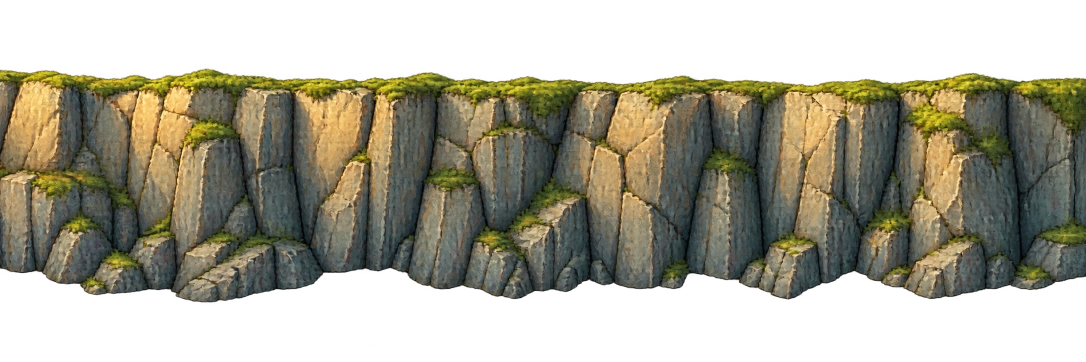
#> input picture art/production/source/terrain-cliff-side-v1.webp, 2172 x 724 px (shown at 1/2 size); its folder holds 6 pictures in this run
$ python prepare-cliff-side-and-rest.py
#> lines starting #> are read from the running program, lines starting #| are printed output that depends on the picture
#!/usr/bin/env python3
"""Export side-facing cliff kit and the gate's fixed receiving fork."""
import json
from pathlib import Path
from PIL import Image

ROOT=Path(__file__).resolve().parent.parent
SRC=ROOT/'art/production/source'
TERRAIN=ROOT/'assets/terrain'

def load(name):return Image.open(SRC/name).convert('RGBA')
#> called with name = 'terrain-cliff-side-v1.webp'
#> returned value is the input picture: PIL image 2172x724 RGBA; mean R, G, B, A 63.4, 60.2, 43.4, 144.6

def clean(image,red=False):
    p=image.load()
    for y in range(image.height):
        for x in range(image.width):
            r,g,b,a=p[x,y]
            if a<=22 or (red and r>130 and r>g*1.7 and r>b*1.45):p[x,y]=(0,0,0,0)
            elif a>=224:p[x,y]=(r,g,b,255)
    return image

raw=load('terrain-cliff-side-v1.webp')
sample=raw.crop((574,132,1598,610))
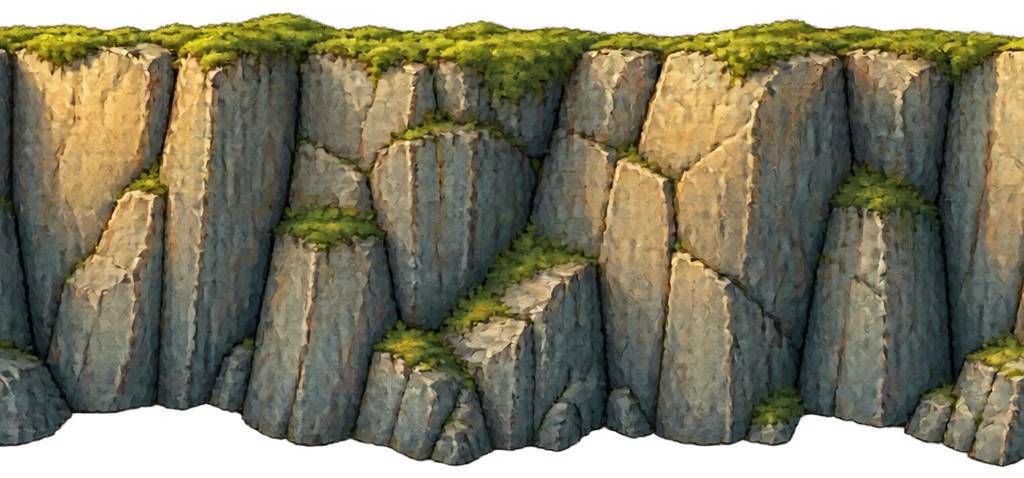
#> sample: PIL image 1024x478 RGBA; mean R, G, B, A 92.4, 88.3, 65.2, 215.7; transparent parts drawn white
body=sample.resize((384,159),Image.Resampling.LANCZOS)
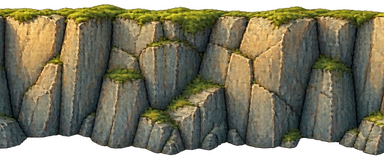
#> body: PIL image 384x159 RGBA; mean R, G, B, A 91.3, 87.2, 64.1, 215.8; transparent parts drawn white
# The paired 16px edge blend keeps end columns equal while preserving
# asymmetric rock features over the central 352 pixels.
orig=body.copy();p=body.load();o=orig.load()
for j in range(16):
    t=j/16
    for y in range(body.height):
        a=o[j,y];b=o[383-j,y]
        mid=tuple(round((v+w)/2) for v,w in zip(a,b))
        p[j,y]=tuple(round(m*(1-t)+v*t) for m,v in zip(mid,a))
        p[383-j,y]=tuple(round(m*(1-t)+v*t) for m,v in zip(mid,b))
strip=Image.new('RGBA',(384,183),(0,0,0,0));strip.alpha_composite(body,(0,12))
#> after `strip = Image.new('RGBA', (384, 183), (0, 0, 0, 0))`: strip: PIL image 384x183 RGBA; every value is 0
#> after `strip.alpha_composite(body, (0, 12))`:
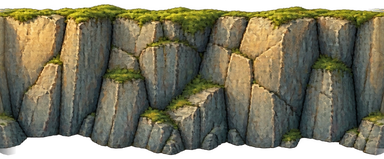
#> body: PIL image 384x159 RGBA; mean R, G, B, A 91.3, 87.2, 64.1, 215.8; transparent parts drawn white
#> after `strip.alpha_composite(body, (0, 12))`:
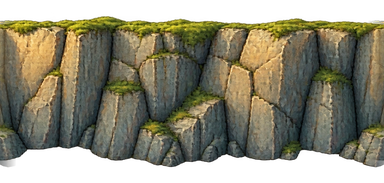
#> strip: PIL image 384x183 RGBA; mean R, G, B, A 79.3, 75.8, 55.7, 187.5; transparent parts drawn white
clean(strip,red=True)
assert all(strip.getpixel((0,y))==strip.getpixel((383,y)) for y in range(strip.height))
strip.save(TERRAIN/'cliff_side_face_3x.png',optimize=True)

for hand in ('left','right'):
    raw=load('terrain-cliff-side-cap-'+hand+'-v1.webp')
#> (the run stopped early here; a loop or call above may not have finished)
